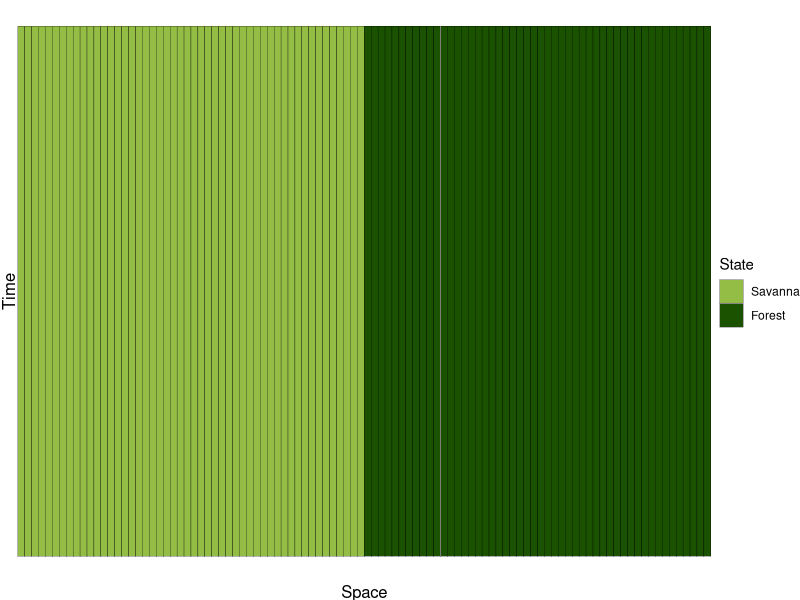
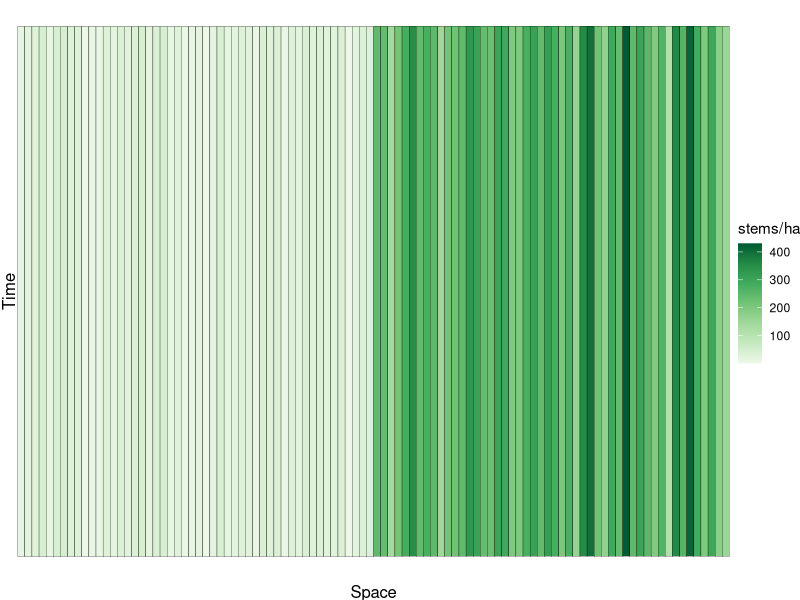
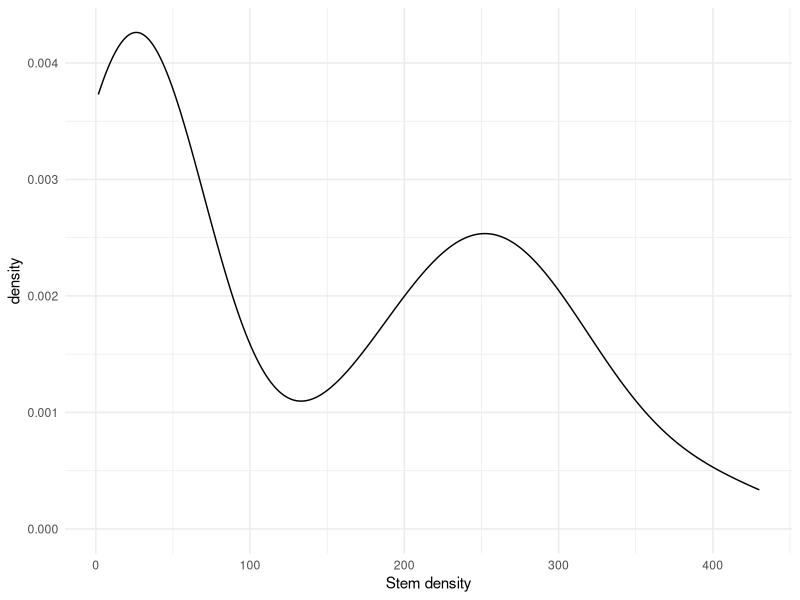
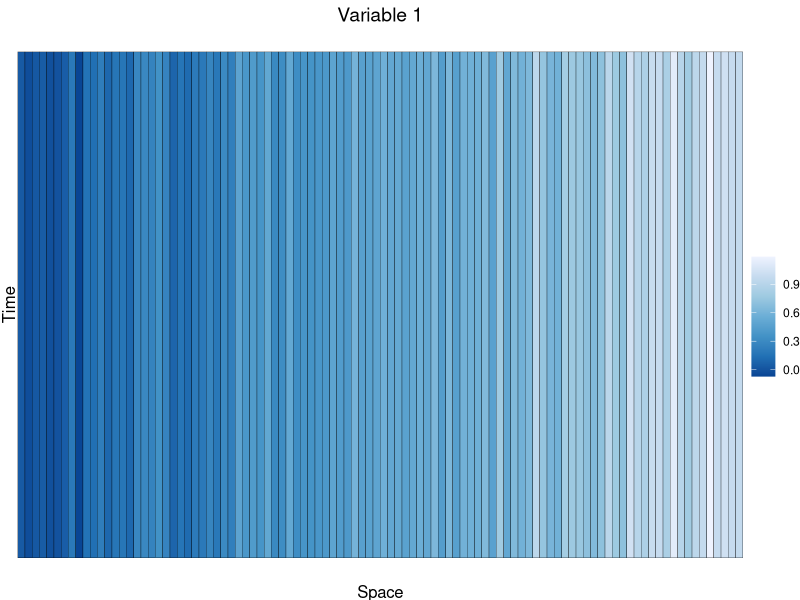
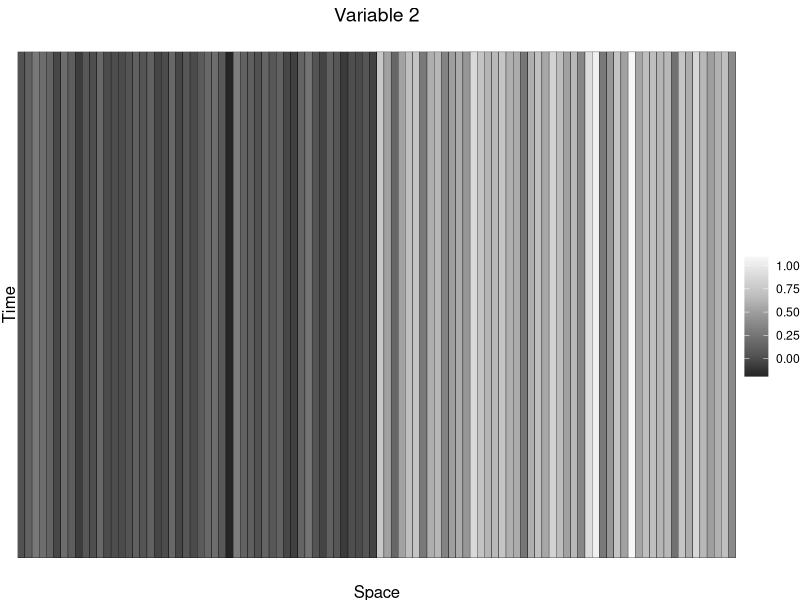
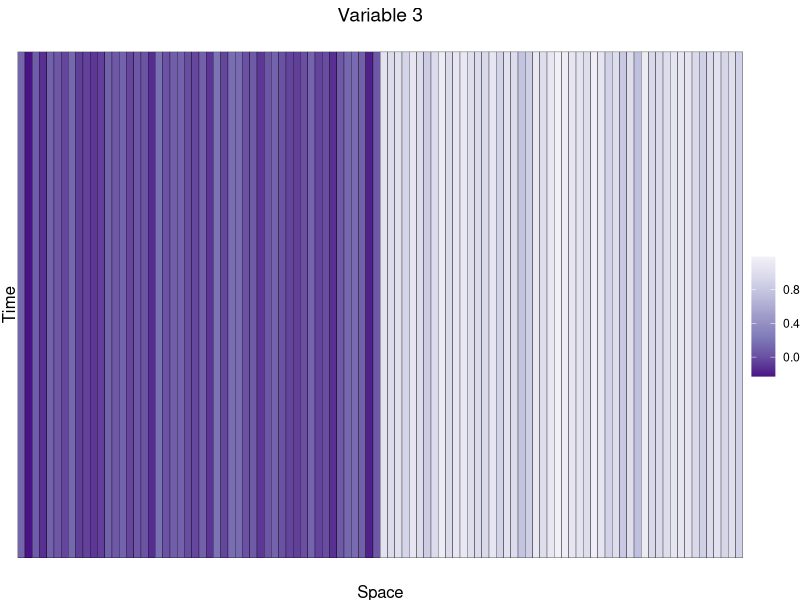
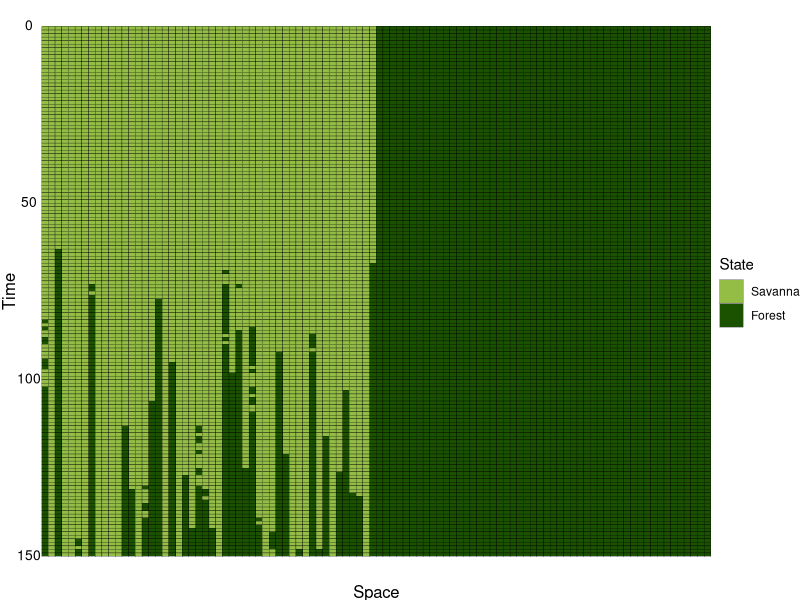
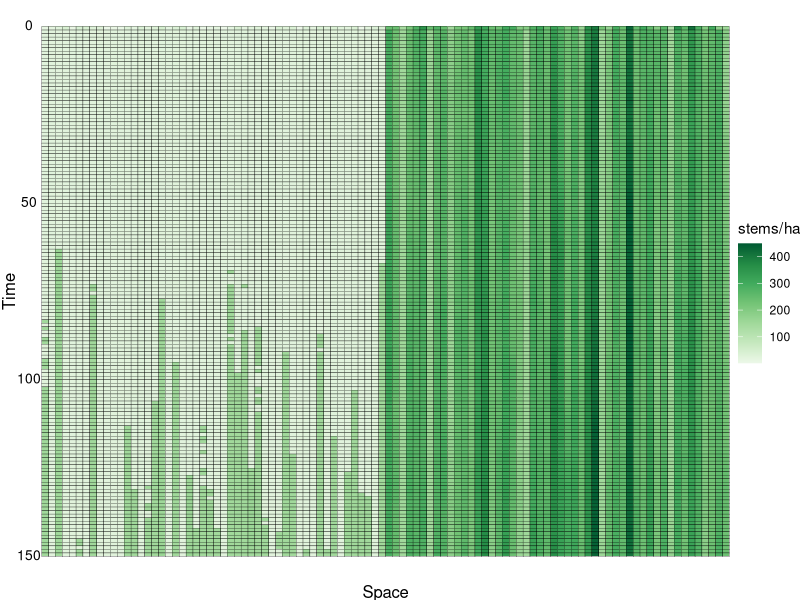

Here is the R script that generated these plots, in order: (Note: this script raises an error after producing the figures.)
#### Simulation 6- alternate
#### Initial stem density is explained by initial environmental
#### conditions, in addition to ecosystem state
#### Environment change influences change in ecosystem state
#### Fewer environmental variables

rm(list = ls())

# Number of locations in 1D space
nloc <- 100
# Number of time steps
ntime <- 150

# Set seed for generating initial conditions
set.seed(1)

#### 1. Define ecosystem initial conditions ####

# Create 0s and 1s defining ecosystem state along left-right axis
binary_response <- c(rep(0, times = nloc/2),
                     rep(1, times = nloc/2))

# Plot to show initial state distribution
ggplot2::ggplot() +
  ggplot2::geom_tile(ggplot2::aes(x = factor(1:nloc),
                                  y = 1,
                                  fill = factor(binary_response)),
                     color = 'black') +
  ggplot2::scale_fill_manual(limits = factor(c(0, 1)),
                             values = c('#94bd46', '#1a5200'),
                             name = 'State',
                             labels = c('Savanna', 'Forest')) +
  ggplot2::xlab('Space') + ggplot2::ylab('Time') +
  ggplot2::theme_void() +
  ggplot2::theme(axis.title = ggplot2::element_text(size = 12),
                 axis.title.y = ggplot2::element_text(angle = 90))

#### 2. Define initial stem density ####

# Generate continuous respones variable (stem density)
# from ecosystem state
cont_response <- c(runif(n = nloc/2, min = 1, max = 47),
                   rnorm(n = nloc/2, mean = 250, sd = 75))

# Plot initial stem density
ggplot2::ggplot() +
  ggplot2::geom_tile(ggplot2::aes(x = factor(1:nloc),
                                  y = 1,
                                  fill = cont_response),
                     color = 'black') +
  ggplot2::scale_fill_distiller(name = 'stems/ha',
                                palette = 'Greens',
                                direction = 1) +
  ggplot2::xlab('Space') + ggplot2::ylab('Time') +
  ggplot2::theme_void() +
  ggplot2::theme(axis.title = ggplot2::element_text(size = 12),
                 axis.title.y = ggplot2::element_text(angle = 90))

# Density plot showing bimodality
ggplot2::ggplot() +
  ggplot2::geom_density(ggplot2::aes(x = cont_response)) +
  ggplot2::xlab('Stem density') +
  ggplot2::theme_minimal()

#### 3. Define environmental conditions ####

# This includes the same gradients describing the ecosystem
## state transition in Simulation 1
## but also includes environmental variables correlated
## with stem density in the first time period
## This is the same as Simulation 2

# Gradient from 0 to 1 representing smooth left-right gradient
base_var <- seq(from = 0, to = 1, length.out = nloc)

# Add a small amount of random noise
var1 <- base_var + rnorm(n = length(base_var),
                         mean = 0,
                         sd = 0.1)

# Variable correlated with stem density
base_var2 <- scales::rescale(cont_response, to = c(0, 1))

# Add a small amount of random noise
var2 <- base_var2 + rnorm(n = length(base_var),
                          mean = 0,
                          sd = 0.1)

# Variables with more stark change between locations of
# initial ecosystem states
base_var3 <- c(rep(0, times = nloc/2),
               rep(1, times = nloc/2))

# Add random noise
var3 <- base_var3 + rnorm(n = length(base_var),
                          mean = 0,
                          sd = 0.1)

## Plot initial values

# Variable 1
ggplot2::ggplot() +
  ggplot2::geom_tile(ggplot2::aes(x = factor(1:nloc),
                                  y = 1,
                                  fill = var1),
                     color = 'black') +
  ggplot2::xlab('Space') + ggplot2::ylab('Time') +
  ggplot2::ggtitle('Variable 1') +
  ggplot2::scale_fill_distiller(name = '',
                                palette = 'Blues') +
  ggplot2::theme_void() +
  ggplot2::theme(axis.title = ggplot2::element_text(size = 12),
                 axis.title.y = ggplot2::element_text(angle = 90),
                 plot.title = ggplot2::element_text(size = 14, hjust = 0.5))

# Variable 2
ggplot2::ggplot() +
  ggplot2::geom_tile(ggplot2::aes(x = factor(1:nloc),
                                  y = 1,
                                  fill = var2),
                     color = 'black') +
  ggplot2::xlab('Space') + ggplot2::ylab('Time') +
  ggplot2::ggtitle('Variable 2') +
  ggplot2::scale_fill_distiller(name = '',
                                palette = 'Greys') +
  ggplot2::theme_void() +
  ggplot2::theme(axis.title = ggplot2::element_text(size = 12),
                 axis.title.y = ggplot2::element_text(angle = 90),
                 plot.title = ggplot2::element_text(size = 14, hjust = 0.5))

# Variable 3
ggplot2::ggplot() +
  ggplot2::geom_tile(ggplot2::aes(x = factor(1:nloc),
                                  y = 1,
                                  fill = var3),
                     color = 'black') +
  ggplot2::xlab('Space') + ggplot2::ylab('Time') +
  ggplot2::ggtitle('Variable 3') +
  ggplot2::scale_fill_distiller(name = '',
                                palette = 'Purples') +
  ggplot2::theme_void() +
  ggplot2::theme(axis.title = ggplot2::element_text(size = 12),
                 axis.title.y = ggplot2::element_text(angle = 90),
                 plot.title = ggplot2::element_text(size = 14, hjust = 0.5))

#### 4. Define relationship between environment and ecosystem ####
## I define the relationship in two steps: one for
## ecosystem state and one for stem density within the forest

## The first part is equivalent to ecosystem state prediction
## in Simulation 5

# Fit "true" relationship between the binary response
# variable and the environment
# Assuming here that only variables 1 and 4 matter
true_rel_bin <- glm(factor(binary_response) ~ var1 + var3,
                    family = 'binomial')

# Define true betas for binary response
# vars 1 & 5 are the estimates from the fitted model
# var 2-4 are 0
true_beta_bin <- unname(c(true_rel_bin$coefficients[1], # intercept
                          true_rel_bin$coefficient[2], # variable 1
                          0, # variables 2-3
                          true_rel_bin$coefficients[3])) # variable 4

# Subset only forest and only savanna stem density cells
only_sav <- cont_response[1:(nloc/2)]
only_for <- cont_response[(nloc/2+1):nloc]

# Fit "true" relationship between environment and
# the continuous response variable
true_rel_cont_sav <- lm(only_sav ~ var2[1:(nloc/2)])
true_rel_cont_for <- lm(only_for ~ var2[(nloc/2+1):nloc])

# Define true betas for continuous response
# var 2 is the estimate from the model
# vars 1 and 3-5 are 0
true_beta_cont_sav <- unname(c(true_rel_cont_sav$coefficients[1], # intercept
                               0, # variable 1
                               true_rel_cont_sav$coefficients[2], # variable 2
                               0)) # variables 3-5
true_beta_cont_for <- unname(c(true_rel_cont_for$coefficients[1], # intercept
                               0, # variable 1
                               true_rel_cont_for$coefficients[2], # variable 2
                               0)) # variables 3-5

#### 5. Process evolution ####

# Initialize matrices
sim_binary <- matrix(, nrow = ntime,
                     ncol = nloc)
sim_binary[1,] <- binary_response

sim_cont <- matrix(, nrow = ntime,
                   ncol = nloc)
sim_cont[1,] <- cont_response

x1_mat <- x2_mat <- x3_mat <-
  matrix(, nrow = ntime,
         ncol = nloc)
x1_mat[1,] <- var1
x2_mat[1,] <- var2
x3_mat[1,] <- var3

# Set seed again
set.seed(1)

# Loop over each row (time step) after initial conditions
for(i in 2:nrow(sim_binary)){
  # Loop over each column (location)
  for(j in 1:ncol(sim_binary)){
    #### Environmental change
    
    # Increasing pattern for variables 1 and 5
    x1_mat[i,j] <- x1_mat[i-1,j] + rnorm(n = 1,
                                         mean = 0.003,
                                         sd = 0.01)
    x3_mat[i,j] <- x3_mat[i-1,j] + rnorm(n = 1,
                                         mean = 0.003,
                                         sd = 0.01)
    
    # Random change for variables 2 and 3
    x2_mat[i,j] <- x2_mat[i-1,j] + rnorm(n = 1,
                                         mean = 0,
                                         sd = 0.01)

    #### Dependent change in ecosystem state
    
    # Previous ecosystem state
    prev <- sim_binary[i-1,j]
    
    # Ecosystem state is a function of the environment
    # Predicted based on fitted coefficients
    curr <- round(plogis(true_beta_bin[1] +
                           true_beta_bin[2] * x1_mat[i,j] +
                           true_beta_bin[3] * x2_mat[i,j] +
                           true_beta_bin[4] * x3_mat[i,j]))
    
    ## Change in stem density based on ecosystem state
    ## and environmental conditions
    
    # If the state is savanna, use savanna relationship
    if(curr == 0) curr_density <-
      true_beta_cont_sav[1] +
      true_beta_cont_sav[2] * x1_mat[i,j] +
      true_beta_cont_sav[3] * x2_mat[i,j] +
      true_beta_cont_sav[4] * x3_mat[i,j]
    
    # If the state is forest, use forest relationship
    if(curr == 1) curr_density <-
      true_beta_cont_for[1] +
      true_beta_cont_for[2] * x1_mat[i,j] +
      true_beta_cont_for[3] * x2_mat[i,j] +
      true_beta_cont_for[4] * x3_mat[i,j]
    
    # Adjustments to ensure that we maintain bimodality
    if(curr == 0 & curr_density > 47) curr_density <- 47
    if(curr == 0 & curr_density < 1) curr_density <- 1
    if(curr == 1 & curr_density < 150) curr_density <- 150
    
    # Update matrices
    sim_binary[i,j] <- curr
    sim_cont[i,j] <- curr_density
  }
}

#### 6. Format & visualize ecosystem state ####

# Melt matrix
sim_binary_df <- reshape2::melt(sim_binary)

# Add column names
colnames(sim_binary_df) <- c('time', 'space', 'value')

# Plot change over time
sim_binary_df |>
  ggplot2::ggplot() +
  ggplot2::geom_tile(ggplot2::aes(x = factor(space),
                                  y = time,
                                  fill = factor(value)),
                     color = 'black') +
  ggplot2::scale_fill_manual(limits = factor(c(0, 1)),
                             values = c('#94bd46', '#1a5200'),
                             name = 'State',
                             labels = c('Savanna', 'Forest')) +
  ggplot2::scale_y_reverse() +
  ggplot2::xlab('Space') + ggplot2::ylab('Time') +
  ggplot2::theme_void() +
  ggplot2::theme(axis.title = ggplot2::element_text(size = 12),
                 axis.title.y = ggplot2::element_text(angle = 90),
                 axis.text.y = ggplot2::element_text(size = 10))

nforest <- length(which(dplyr::filter(sim_binary_df, time == ntime)$value == 1)) / nloc * 100
nsavanna <- 100 - nforest
paste0(nforest, '% forest and ', nsavanna, '% savanna')

#### 7. Format & visualize stem density ####

# Melt matrix
sim_cont_df <- reshape2::melt(sim_cont)

# Add column names
colnames(sim_cont_df) <- c('time', 'space', 'value')

# Plot stem density
sim_cont_df |>
  ggplot2::ggplot() +
  ggplot2::geom_tile(ggplot2::aes(x = factor(space),
                                  y = time,
                                  fill = value),
                     color = 'black') +
  ggplot2::scale_y_reverse() +
  ggplot2::scale_fill_distiller(name = 'stems/ha',
                                palette = 'Greens',
                                direction = 1) +
  ggplot2::xlab('Space') + ggplot2::ylab('Time') +
  ggplot2::theme_void() +
  ggplot2::theme(axis.title = ggplot2::element_text(size = 12),
                 axis.title.y = ggplot2::element_text(angle = 90),
                 axis.text.y = ggplot2::element_text(size = 10))

#### 8. Format & visualize environmental variables ####

# Melt matrices
x1_df <- reshape2::melt(x1_mat)
x2_df <- reshape2::melt(x2_mat)
x3_df <- reshape2::melt(x3_mat)

# Add column names
colnames(x1_df) <- c('time', 'space', 'var1')
colnames(x2_df) <- c('time', 'space', 'var2')
colnames(x3_df) <- c('time', 'space', 'var3')

## Plot predictor variables over time

# Variable 1
x1_df |>
  ggplot2::ggplot() +
  ggplot2::geom_tile(ggplot2::aes(x = factor(space),
                                  y = time,
                                  fill = var1),
                     color = 'black') +
  ggplot2::scale_fill_distiller(name = '',
                                palette = 'Blues') +
  ggplot2::scale_y_reverse() +
  ggplot2::xlab('Space') + ggplot2::ylab('Time') +
  ggplot2::ggtitle('Variable 1') +
  ggplot2::theme_void() +
  ggplot2::theme(plot.title = ggplot2::element_text(size = 14, hjust = 0.5),
                 axis.title = ggplot2::element_text(size = 12),
                 axis.title.y = ggplot2::element_text(angle = 90),
                 axis.text.y = ggplot2::element_text(size = 10))

# Variable 2
x2_df |>
  ggplot2::ggplot() +
  ggplot2::geom_tile(ggplot2::aes(x = factor(space),
                                  y = time,
                                  fill = var2),
                     color = 'black') +
  ggplot2::scale_fill_distiller(name = '',
                                palette = 'Greys') +
  ggplot2::scale_y_reverse() +
  ggplot2::xlab('Space') + ggplot2::ylab('Time') +
  ggplot2::ggtitle('Variable 2') +
  ggplot2::theme_void() +
  ggplot2::theme(plot.title = ggplot2::element_text(size = 14, hjust = 0.5),
                 axis.title = ggplot2::element_text(size = 12),
                 axis.title.y = ggplot2::element_text(angle = 90),
                 axis.text.y = ggplot2::element_text(size = 10))

# Variable 3
x3_df |>
  ggplot2::ggplot() +
  ggplot2::geom_tile(ggplot2::aes(x = factor(space),
                                  y = time,
                                  fill = var3),
                     color = 'black') +
  ggplot2::scale_fill_distiller(name = '',
                                palette = 'Purples') +
  ggplot2::scale_y_reverse() +
  ggplot2::xlab('Space') + ggplot2::ylab('Time') +
  ggplot2::ggtitle('Variable 3') +
  ggplot2::theme_void() +
  ggplot2::theme(plot.title = ggplot2::element_text(size = 14, hjust = 0.5),
                 axis.title = ggplot2::element_text(size = 12),
                 axis.title.y = ggplot2::element_text(angle = 90),
                 axis.text.y = ggplot2::element_text(size = 10))

#### 9. Save ####

# Combine
simulations <- sim_cont_df |>
  dplyr::rename(density = value) |>
  dplyr::full_join(y = x1_df,
                   by = c('time', 'space')) |>
  dplyr::full_join(y = x2_df,
                   by = c('time', 'space')) |>
  dplyr::full_join(y = x3_df,
                   by = c('time', 'space'))

# Save
save(simulations,
     file = 'out/simulation/sim6_alt.RData')
